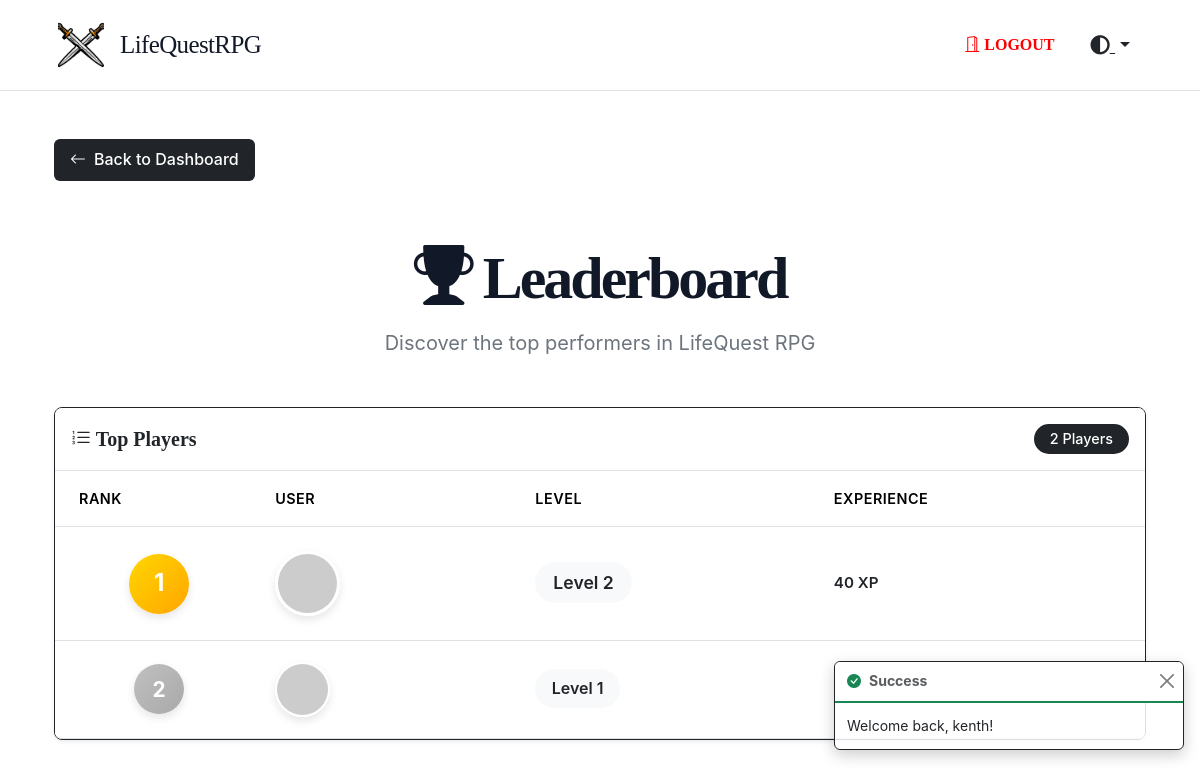
Page /leaderboard (signed in) on the committed database.
### tables this page shows
CREATE TABLE `userstats` (
  `id` int NOT NULL AUTO_INCREMENT,
  `user_id` int DEFAULT NULL,
  `level` int NOT NULL,
  `xp` int NOT NULL,
  `health` int DEFAULT '3',
  `avatar_id` int DEFAULT NULL,
  `objective` varchar(255) DEFAULT NULL,
  `physicalHealth` int DEFAULT '5',
  `mentalWellness` int DEFAULT '5',
  `personalGrowth` int DEFAULT '5',
  `careerStudies` int DEFAULT '5',
  `finance` int DEFAULT '5',
  `homeEnvironment` int DEFAULT '5',
  `relationshipsSocial` int DEFAULT '5',
  `passionHobbies` int DEFAULT '5',
  PRIMARY KEY (`id`)
);

### app/Controllers/LeaderboardController.php (called while the page is built, shortened)
<?php
class LeaderboardController extends Controller
{
  private UserStats $userStats;
  public function __construct()
  {
    $this->userStats = new UserStats();
  }
  public function index()
  {
    $rankings = $this->userStats->getAllUsersAndStats();
    return $this->view('leaderboard/index', [
      'title' => 'Leaderboard',
      'rankings' => $rankings
    ]);
  }
}

### app/Core/Router.php (called while the page is built, shortened)
<?php
class Router
{
  protected $routes = [
    'GET' => [],
    'POST' => [],
    'PUT' => [],
    'DELETE' => []
  ];
  public function get(string $uri, array $controller, array $middleware = [])
  {
    $this->routes['GET'][$uri] = [
      'controller' => $controller,
      'middleware' => $middleware
    ];
    return $this;
  }
  public function post(string $uri, array $controller, array $middleware = [])
  {
    $this->routes['POST'][$uri] = [
      'controller' => $controller,
      'middleware' => $middleware
    ];
    return $this;
  }
  public function put(string $uri, array $controller, array $middleware = [])
  {
    $this->routes['PUT'][$uri] = [
      'controller' => $controller,
      'middleware' => $middleware
    ];
    return $this;
  }
  public function delete(string $uri, array $controller, array $middleware = [])
  {
    $this->routes['DELETE'][$uri] = [
      'controller' => $controller,
      'middleware' => $middleware
    ];
    return $this;
  }
  public function dispatch(string $uri, string $method)
  {
    $uri = $this->removeQueryString($uri);
    if (array_key_exists($uri, $this->routes[$method])) {
      $route = $this->routes[$method][$uri];
      return $this->callAction(
        $route['controller'][0],
        $route['controller'][1]
      );
    }
    throw new Exception("No route defined for {$uri} with method {$method}");
  }
  protected function removeQueryString(string $uri)
  {
    return parse_url($uri, PHP_URL_PATH) ?? $uri;
  }
  protected function callAction(string $controller, string $action)
  {
    $controller = new $controller();
    $params = [];
    return call_user_func_array([$controller, $action], $params);
  }
}

### web/bootstrap.php (called while the page is built, shortened)
<?php
$config = require_once __DIR__ . '/../config/config.php';
$database = require_once __DIR__ . '/../config/database.php';
$router = new Router();
$uri = $_SERVER['REQUEST_URI'] ?? '/';
$method = $_SERVER['REQUEST_METHOD'] ?? 'GET';
try {
  $router->dispatch($uri, $method);
} catch (Exception $e) {
  if ($config['debug']) {
    echo '<h1>Error</h1>';
    echo '<p>' . $e->getMessage() . '</p>';
    echo '<pre>' . $e->getTraceAsString() . '</pre>';
  } else {
    http_response_code(404);
    require_once __DIR__ . '/../app/Views/errors/404.php';
  }
}

### public/index.php (called while the page is built, shortened)
<?php
require_once ROOT_PATH . '/web/bootstrap.php';
?>

### app/Models/UserStats.php (called while the page is built, shortened)
<?php
class UserStats extends Model
{
    public function getAllUsersAndStats()
    {
        $sql = "
    SELECT
        users.id as user_id,
        users.username,
        userstats.level,
        userstats.xp,
        userstats.avatar_id
    FROM users
    JOIN userstats ON users.id = userstats.user_id
    WHERE users.role = 'user'
    ORDER BY userstats.level DESC, userstats.xp DESC
    LIMIT 50
    ";
        return self::$db->query($sql)
            ->execute()
            ->fetchAll();
    }
}

### app/Core/Database.php (called while the page is built, shortened)
<?php
class Database
{
  protected $pdo;
  protected $statement;
  public function __construct(array $config)
  {
    $dsn = "mysql:host={$config['host']};dbname={$config['database']};charset={$config['charset']}";
    $options = [
      PDO::ATTR_ERRMODE => PDO::ERRMODE_EXCEPTION,
      PDO::ATTR_DEFAULT_FETCH_MODE => PDO::FETCH_ASSOC,
      PDO::ATTR_EMULATE_PREPARES => false,
    ];
    try {
      $this->pdo = new PDO($dsn, $config['username'], $config['password'], $options);
    } catch (PDOException $e) {
      throw new PDOException($e->getMessage(), (int) $e->getCode());
    }
  }
  public function query(string $sql)
  {
    $this->statement = $this->pdo->prepare($sql);
    return $this;
  }
  public function bind(array $parameters)
  {
    foreach ($parameters as $key => $value) {
      if (is_array($value)) {
        $value = json_encode($value);
        $paramType = PDO::PARAM_STR;
      } else {
        $paramType = is_int($value) ? PDO::PARAM_INT : PDO::PARAM_STR;
      }
      $this->statement->bindValue(
        is_numeric($key) ? $key : $key,
        $value,
        $paramType
      );
    }
    return $this;
  }
  public function execute()
  {
    $this->statement->execute();
    return $this;
  }
  public function fetchAll()
  {
    return $this->statement->fetchAll();
  }
}
?>

### app/Core/Helpers.php (called while the page is built, shortened)
<?php
class Helpers
{
  public static function env(string $key, $default = null)
  {
    $value = getenv($key);
    switch (strtolower($value)) {
      case 'true':
      case '(true)':
        return true;
    }
    return $value;
  }
  public static function url(string $path = '')
  {
    $baseUrl = rtrim(self::env('APP_URL', ''), '/');
    $path = ltrim($path, '/');
    return $baseUrl . '/' . $path;
  }
  public static function asset(string $path): string
  {
    $path = ltrim($path, '/');
    return self::url("assets/{$path}");
  }
}

### app/Views/leaderboard/index.php (the view, shortened to what this page needs)
<div class="container py-4">
  <a href="/" class="back-button">
    <i class="bi bi-arrow-left"></i>
    Back to Dashboard
  </a>
  <header class="text-center my-5">
    <h1 class="display-4 fw-bold mb-3" style="font-family: 'Pixelify Sans', serif;">
      <i class="bi bi-trophy-fill"></i>
      Leaderboard
    </h1>
    <p class="lead text-muted">Discover the top performers in LifeQuest RPG</p>
  </header>
  <div class="card border-dark shadow-sm mb-4">
    <div class="card-header bg-white py-3">
      <div class="d-flex justify-content-between align-items-center">
        <h5 class="card-title mb-0 fw-bold" style="font-family: 'Pixelify Sans', serif;">
          <i class="bi bi-list-ol"></i>
          Top Players
        </h5>
        <span class="badge bg-dark rounded-pill px-3 py-2">
          <?= count($rankings) ?> Players
        </span>
      </div>
    </div>
    <div class="card-body p-0">
      <div class="table-responsive">
        <table class="table table-hover leaderboard-table mb-0">
          <thead class="bg-dark text-white">
            <tr>
              <th class="ps-4">Rank</th>
              <th>User</th>
              <th>Level</th>
              <th class="pe-4">Experience</th>
            </tr>
          </thead>
          <tbody>
            <?php foreach ($rankings as $index => $player): ?>
              <tr class="<?= $index < 3 ? 'top-rank ' . ['first-place', 'second-place', 'third-place'][$index] : '' ?>"
                onclick="window.location.href='/users/<?= $player['user_id'] ?>'" style="cursor: pointer;">
                <td class="ps-4 <?= $index < 3 ? ['first-row', 'second-row', 'third-row'][$index] : '' ?>">
                  <?php if ($index < 3): ?>
                    <div
                      class="rank-medal <?= ['gold', 'silver', 'bronze'][$index] ?> <?= ['first', 'second', 'third'][$index] ?>">
                      <?= $index + 1 ?>
                    </div>
                  <?php else: ?>
                    <span class="rank-number"><?= $index + 1 ?></span>
                  <?php endif; ?>
                </td>
                <td class="<?= $index < 3 ? ['first-row', 'second-row', 'third-row'][$index] : '' ?>">
                  <div class="d-flex align-items-center">
                    <div
                      class="avatar me-3 <?= $index < 3 ? ['first-avatar', 'second-avatar', 'third-avatar'][$index] : '' ?>">
                      <img
                        src="https://ui-avatars.com/api/?name=<?= urlencode($player['username'] ?? '') ?>&background=random"
                        alt="User Avatar" class="rounded-circle">
                    </div>
                  </div>
                </td>
                <td class="<?= $index < 3 ? ['first-row', 'second-row', 'third-row'][$index] : '' ?>">
                  <span
                    class="level-badge <?= $index < 3 ? ['first-badge', 'second-badge', 'third-badge'][$index] : '' ?>">Level
                    <?= $player['level'] ?></span>
                </td>
                <td class="pe-4 <?= $index < 3 ? ['first-row', 'second-row', 'third-row'][$index] : '' ?>">
                  <span
                    class="xp-text <?= $index < 3 ? ['first-xp', 'second-xp', 'third-xp'][$index] : '' ?>"><?= number_format($player['xp']) ?>
                    XP</span>
                </td>
              </tr>
            <?php endforeach; ?>
          </tbody>
        </table>
      </div>
    </div>
  </div>
</div>
<link rel="stylesheet" href="<?= \App\Core\Helpers::asset('css/leaderboard.css') ?>">

### public/assets/css/style.css (style rules this page uses)
:root { --primary-color: #111827; --secondary-color: #ffffff; --accent-color: #4b5563; --text-color: #374151; --background-color: #ffffff; --border-color: #e5e7eb; }
body { font-family: 'Inter', -apple-system, BlinkMacSystemFont, 'Segoe UI', Roboto, sans-serif; line-height: 1.6; color: var(--text-color); background-color: var(--background-color); -webkit-font-smoothing: antialiased; }
.display-4 { font-size: clamp(2.5rem, 5vw, 4rem); font-weight: 800; letter-spacing: -0.05em; line-height: 1.1; color: var(--primary-color); }
.lead { font-size: clamp(1.125rem, 2vw, 1.25rem); font-weight: 400; color: var(--accent-color); max-width: 65ch; margin-left: auto; margin-right: auto; }
.card { border: none; border-radius: 8px; overflow: hidden; box-shadow: 0 4px 12px rgba(0, 0, 0, 0.05); }
.table th, .table td { vertical-align: middle; }
.back-button { display: inline-flex; align-items: center; gap: 0.5rem; padding: 0.5rem 1rem; background-color: #212529; color: white; border-radius: 0.375rem; text-decoration: none; font-weight: 500; transition: all 0.3s ease; margin-bottom: 1rem; }

### public/assets/css/navbar.css (style rules this page uses)
body.theme-light { --bg-primary: #ffffff; --bg-secondary: #f8f9fa; --text-primary: #212529; --text-secondary: #6c757d; --border-color: #dee2e6; --card-bg: #ffffff; --card-border: #dee2e6; --navbar-bg: #ffffff; --sidebar-bg: #f8f9fa; --box-shadow: 0 4px 8px rgba(0, 0, 0, 0.1); }

### public/assets/css/themes.css (style rules this page uses)
body.theme-light { --bg-primary: #ffffff; --bg-secondary: #f8f9fa; --text-primary: #212529; --text-secondary: #6c757d; --border-color: #dee2e6; --card-bg: #ffffff; --card-border: #dee2e6; --navbar-bg: #ffffff; --sidebar-bg: #f8f9fa; --box-shadow: 0 4px 8px rgba(0, 0, 0, 0.1); --input-bg: #fff; --input-text: #212529; --input-placeholder: #6c757d; --input-focus-bg: #fff; --input-focus-border: #86b7fe; }
body.color-default { --accent-color: #212529; --accent-color-hover: #16181b; --accent-color-rgb: 33, 37, 41; --accent-color-light: rgba(33, 37, 41, 0.1); --accent-color-border: rgba(33, 37, 41, 0.3); }
html, body { transition: background-color 0.3s ease, color 0.3s ease, border-color 0.3s ease, box-shadow 0.3s ease; }
html [class*="form-"], html .card, html .btn, html .navbar, html .list-group-item, html .dropdown-menu, html .alert { transition: background-color 0.3s ease, color 0.3s ease, border-color 0.3s ease, box-shadow 0.3s ease; }
body { background-color: var(--bg-primary); color: var(--text-primary); }
.card { background-color: var(--card-bg); border-color: var(--card-border); color: var(--text-primary); }
.card-header { background-color: rgba(0, 0, 0, 0.05); border-bottom: 1px solid var(--border-color); }
body.theme-light .text-muted { color: var(--text-secondary) !important; }

### public/assets/css/login.css (style rules this page uses)
:root { --primary-color: var(--text-primary, #111827); --secondary-color: var(--bg-primary, #ffffff); --accent-color: var(--accent-color, #4b5563); --text-color: var(--text-primary, #374151); --background-color: var(--bg-primary, #ffffff); --border-color: #e5e7eb; --highlight-color: #2196F3; }

### rows in the picture
userstats: level "2", xp "40"
userstats: level "1"

### other values in the picture
count($rankings) "2"
$_SESSION['success'] "Welcome back, kenth!"
